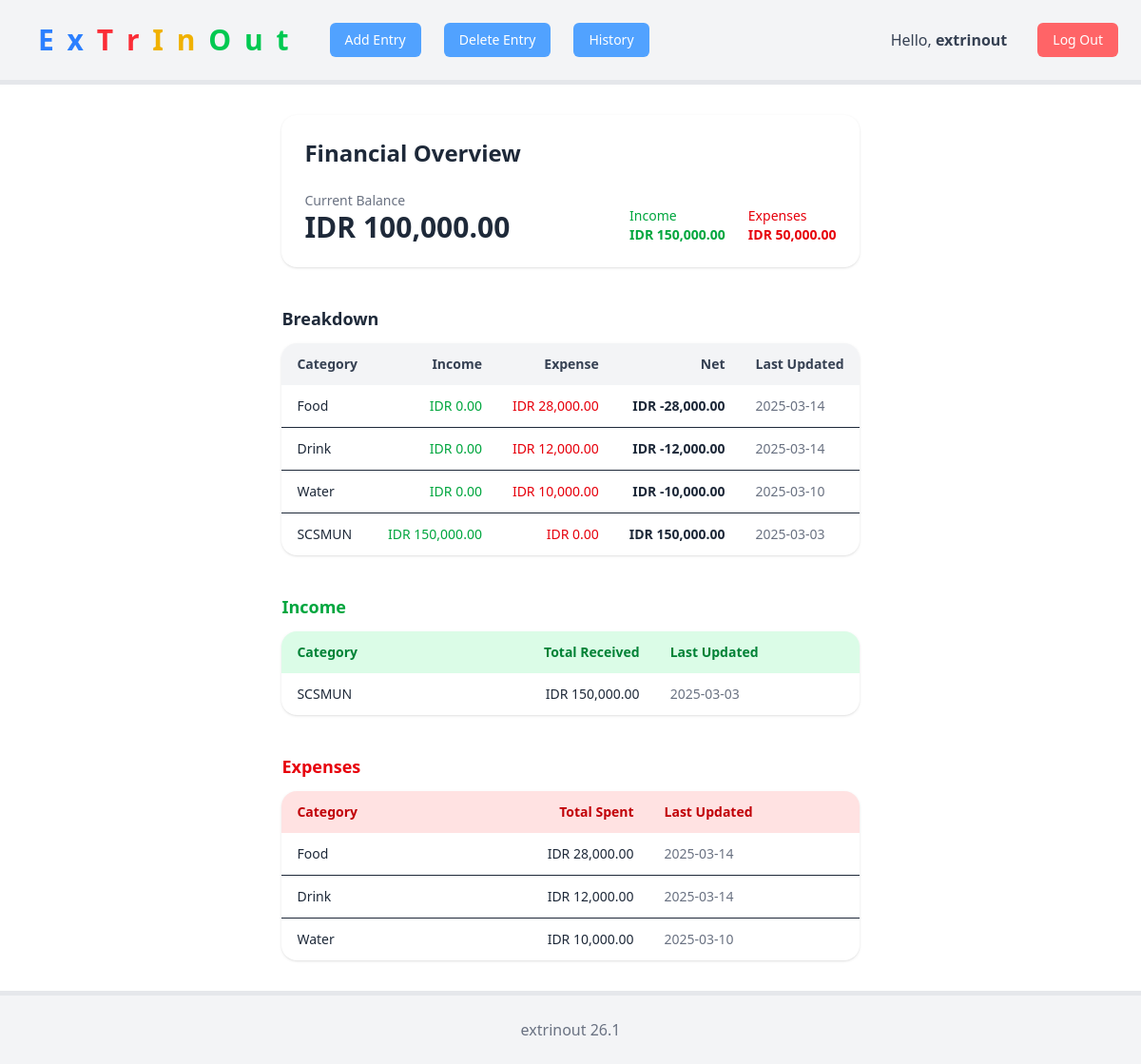
The page / (signed in) on the database its author committed.
### tables this page shows
CREATE TABLE expenses (
    id INTEGER PRIMARY KEY AUTOINCREMENT,
    user_id INTEGER NOT NULL,
    amount NUMERIC NOT NULL,
    category TEXT NOT NULL,
    type TEXT NOT NULL CHECK(type IN ('income', 'expense')),
    date TEXT NOT NULL,
    FOREIGN KEY (user_id) REFERENCES users(id)
);

### app.py (the view)
@app.route("/")
@login_required
def index():
    expense_breakdown = db.execute(
        """
        SELECT category,
               SUM(amount) AS total_amount,
               MAX(date) AS last_date
        FROM expenses
        WHERE user_id = ?
          AND type = 'expense'
        GROUP BY category
        ORDER BY last_date DESC
        """,
        session["user_id"]
    )
    income_breakdown = db.execute(
        """
        SELECT category,
               SUM(amount) AS total_amount,
               MAX(date) AS last_date
        FROM expenses
        WHERE user_id = ?
          AND type = 'income'
        GROUP BY category
        ORDER BY last_date DESC
        """,
        session["user_id"]
    )
    total_income = db.execute(
        """
        SELECT IFNULL(SUM(amount), 0) AS income
        FROM expenses
        WHERE user_id = ?
          AND type = 'income'
        """,
        session["user_id"]
    )[0]["income"]
    total_expense = db.execute(
        """
        SELECT IFNULL(SUM(amount), 0) AS expense
        FROM expenses
        WHERE user_id = ?
          AND type = 'expense'
        """,
        session["user_id"]
    )[0]["expense"]
    balance = total_income - total_expense
    nominal_breakdown = db.execute(
        """
        SELECT category,
               SUM(CASE WHEN type = 'income' THEN amount ELSE 0 END) AS income_total,
               SUM(CASE WHEN type = 'expense' THEN amount ELSE 0 END) AS expense_total,
               SUM(CASE
                       WHEN type = 'income' THEN amount
                       WHEN type = 'expense' THEN -amount
                       ELSE 0
                   END) AS net_total,
               MAX(date) AS last_date
        FROM expenses
        WHERE user_id = ?
        GROUP BY category
        ORDER BY last_date DESC
        """,
        session["user_id"]
    )
    return render_template(
        "index.html",
        income_breakdown=income_breakdown,
        expense_breakdown=expense_breakdown,
        nominal_breakdown=nominal_breakdown,
        income=total_income,
        expense=total_expense,
        balance=balance
    )

### app.py (called while the page is built)
@app.after_request
def after_request(response):
    response.headers["Cache-Control"] = "no-cache, no-store, must-revalidate"
    response.headers["Expires"] = 0
    response.headers["Pragma"] = "no-cache"
    return response

### helpers.py (called while the page is built)
def login_required(f):
    @wraps(f)
    def decorated_function(*args, **kwargs):
        if session.get("user_id") is None:
            return redirect("/login")
        return f(*args, **kwargs)
    return decorated_function

### templates/index.html (shortened to what this page needs)
{% extends "layout.html" %}
{% block main %}
    <div class="space-y-10">
        <div class="bg-white rounded-2xl shadow p-6">
            <h1 class="text-2xl font-semibold mb-6">Financial Overview</h1>
            <div class="flex flex-col md:flex-row md:items-end md:justify-between gap-4">
                <div>
                    <p class="text-sm text-gray-500">Current Balance</p>
                    <p class="text-3xl font-bold text-gray-800">
                        IDR {{ "{:,.2f}".format(balance) }}
                    </p>
                </div>
                <div class="flex gap-6 text-sm">
                    <div class="text-green-600">
                        <p class="font-medium">Income</p>
                        <p class="font-semibold">
                            IDR {{ "{:,.2f}".format(income) }}
                        </p>
                    </div>
                    <div class="text-red-600">
                        <p class="font-medium">Expenses</p>
                        <p class="font-semibold">
                            IDR {{ "{:,.2f}".format(expense) }}
                        </p>
                    </div>
                </div>
            </div>
        </div>
        <div>
            <h3 class="text-lg font-semibold mb-3">Breakdown</h3>
            <div class="overflow-x-auto bg-white rounded-2xl shadow">
                <table class="w-full text-sm">
                    <thead class="bg-gray-100 text-gray-700">
                        <tr>
                            <th class="px-4 py-3 text-left">Category</th>
                            <th class="px-4 py-3 text-right">Income</th>
                            <th class="px-4 py-3 text-right">Expense</th>
                            <th class="px-4 py-3 text-right">Net</th>
                            <th class="px-4 py-3 text-left">Last Updated</th>
                        </tr>
                    </thead>
                    <tbody class="divide-y">
                        {% for item in nominal_breakdown %}
                            <tr class="hover:bg-gray-50/50">
                                <td class="px-4 py-3 font-medium">
                                    {{ item.category }}
                                </td>
                                <td class="px-4 py-3 text-right text-green-600">
                                    IDR {{ "{:,.2f}".format(item.income_total) }}
                                </td>
                                <td class="px-4 py-3 text-right text-red-600">
                                    IDR {{ "{:,.2f}".format(item.expense_total) }}
                                </td>
                                <td class="px-4 py-3 text-right font-semibold">
                                    IDR {{ "{:,.2f}".format(item.net_total) }}
                                </td>
                                <td class="px-4 py-3 text-gray-500">
                                    {{ item.last_date }}
                                </td>
                            </tr>
                        {% endfor %}
                    </tbody>
                </table>
            </div>
        </div>
        <div>
            <h3 class="text-lg font-semibold text-green-600 mb-3">Income</h3>
            <div class="overflow-x-auto bg-white rounded-2xl shadow">
                <table class="w-full text-sm">
                    <thead class="bg-green-100 text-green-700">
                        <tr>
                            <th class="px-4 py-3 text-left">Category</th>
                            <th class="px-4 py-3 text-right">Total Received</th>
                            <th class="px-4 py-3 text-left">Last Updated</th>
                        </tr>
                    </thead>
                    <tbody class="divide-y">
                        {% for income in income_breakdown %}
                            <tr class="hover:bg-green-50/40">
                                <td class="px-4 py-3 font-medium">
                                    {{ income.category }}
                                </td>
                                <td class="px-4 py-3 text-right">
                                    IDR {{ "{:,.2f}".format(income.total_amount) }}
                                </td>
                                <td class="px-4 py-3 text-gray-500">
                                    {{ income.last_date }}
                                </td>
                            </tr>
                        {% endfor %}
                    </tbody>
                </table>
            </div>
        </div>
        <div>
            <h3 class="text-lg font-semibold text-red-600 mb-3">Expenses</h3>
            <div class="overflow-x-auto bg-white rounded-2xl shadow">
                <table class="w-full text-sm">
                    <thead class="bg-red-100 text-red-700">
                        <tr>
                            <th class="px-4 py-3 text-left">Category</th>
                            <th class="px-4 py-3 text-right">Total Spent</th>
                            <th class="px-4 py-3 text-left">Last Updated</th>
                        </tr>
                    </thead>
                    <tbody class="divide-y">
                        {% for expense in expense_breakdown %}
                            <tr class="hover:bg-red-50/40">
                                <td class="px-4 py-3 font-medium">
                                    {{ expense.category }}
                                </td>
                                <td class="px-4 py-3 text-right">
                                    IDR {{ "{:,.2f}".format(expense.total_amount) }}
                                </td>
                                <td class="px-4 py-3 text-gray-500">
                                    {{ expense.last_date }}
                                </td>
                            </tr>
                        {% endfor %}
                    </tbody>
                </table>
            </div>
        </div>
    </div>
{% endblock %}

### rows shown on the page
expenses: category "Food", income_total "0.00", expense_total "28,000.00", net_total "-28,000.00", last_date "2025-03-14", total_amount "28,000.00"
expenses: category "Drink", income_total "0.00", expense_total "12,000.00", net_total "-12,000.00", last_date "2025-03-14", total_amount "12,000.00"
expenses: category "SCSMUN", income_total "150,000.00", expense_total "0.00", net_total "150,000.00", last_date "2025-03-03", total_amount "150,000.00"

### other values the page prints
{{ session["username"] }} "extrinout"
{{ "{:,.2f}".format(balance) }} "100,000.00"
{{ "{:,.2f}".format(income) }} "150,000.00"
{{ "{:,.2f}".format(expense) }} "50,000.00"
{{ item.category }} "Water"
{{ "{:,.2f}".format(item.income_total) }} "0.00"
{{ "{:,.2f}".format(item.expense_total) }} "10,000.00"
{{ "{:,.2f}".format(item.net_total) }} "-10,000.00"
{{ item.last_date }} "2025-03-10"
{{ expense.category }} "Water"
{{ "{:,.2f}".format(expense.total_amount) }} "10,000.00"
{{ expense.last_date }} "2025-03-10"
